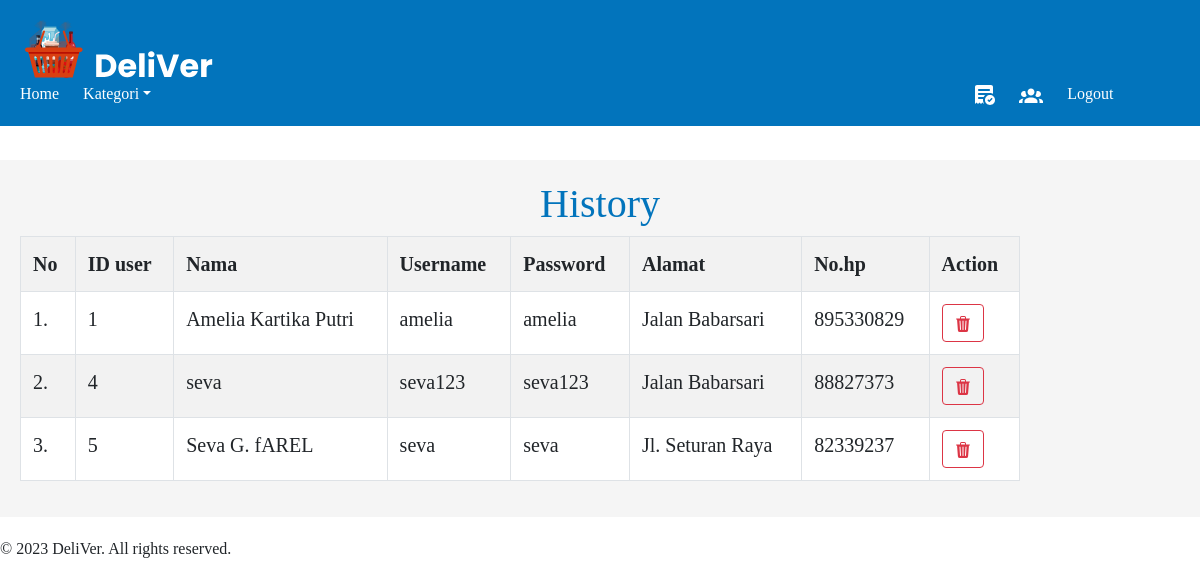
The page /user_admin.php (signed in) on the database its author committed.
### tables this page shows
CREATE TABLE `user` (
  `id` int(11) NOT NULL,
  `username` varchar(20) NOT NULL,
  `password` varchar(20) NOT NULL,
  `nama` varchar(20) DEFAULT NULL,
  `no_hp` int(20) DEFAULT NULL,
  `alamat` varchar(20) DEFAULT NULL
);

### user_admin.php (the view, shortened to what this page needs)
<?php
include 'koneksi.php';
?>
<!DOCTYPE html>
<html lang="en">
<head>
    <link href="https://cdn.jsdelivr.net/npm/bootstrap@5.3.0/dist/css/bootstrap.min.css" rel="stylesheet">
    <link rel="stylesheet" href="https://stackpath.bootstrapcdn.com/bootstrap/4.5.2/css/bootstrap.min.css">
    <link rel="stylesheet" type="text/css" href="styles.css">
</head>
<body>
    <header>
        <nav class="navbar fixed-top" style="background-color: #0274BC; padding: 20px;">
            <ul>
                <img src="img/logo.svg" alt="Logo DeliVer" style="text-align: left;">
            </ul>
            <ul>
                <li><a href="homepage_admin.php">Home</a></li>
                <li class="dropdown"><a href="shop_admin.php" class=" dropdown-toggle" data-bs-toggle="dropdown" aria-expanded="false">Kategori</a>
                </li>
                    <li style="margin-left: 800px;"> <a href="history_admin.php">
            <img src="img/history.svg" alt="history">
          </a></li>
          <li> <a href="user_admin.php">
            <img src="img/accounts.svg" alt="user_admin">
          </a></li>
                <li><a href="logout.php">Logout</a></li>
            </ul>
        </nav>
    </header>
    <section id="promo">
        <h1 class="text-center" style="color:#0274BC" ;>History</h1>
        <table class="table table-bordered table-striped table-hover">
            <tr>
                <th>No</th>
                <th>ID user</th>
                <th>Nama</th>
                <th>Username</th>
                <th>Password</th>
                <th>Alamat</th>
                <th>No.hp</th>
                <th>Action</th>
            </tr>
            <?php
           $dataUser = $konek->query("SELECT * FROM `user`");
            $i = 1;
            if ($dataUser->num_rows > 0) {
                while ($value = $dataUser->fetch_assoc()) {
            ?>
                    <tr class="product-row">
                        <td><?php echo $i ?>.</td>
                        <td class="id"><?php echo $value['id'] ?></td>
                        <td class="id_user"><?php echo $value['nama'] ?></td>
                        <td class="nama"><?php echo $value['username'] ?></td>
                        <td class="alamat"><?php echo $value['password'] ?></td>
                        <td> <?= $value['alamat'] ?></td>
                        <td class="tanggal"><?php echo $value['no_hp']; ?></td>
                        <td><a href="hapus_user.php?id=<?= $value['id'] ?>"class="btn btn-outline-danger" onclick="return confirm('Yakin Untuk Menghapus?');"></a></td>
                <?php
                    $i++;
                }
            }
                ?>
                    </tr>
        </table>
    </section>
    <footer style="position: absolute;"> &copy; 2023 DeliVer. All rights reserved.</footer>
</body>
</html>

### styles.css (style rules this page uses)
body { font-family: Poppins; margin: 0; padding: 0; }
header { background-color: #fff; color: #fff; padding: 80px; }
nav ul { list-style-type: none; margin: 0; padding: 0; }
nav li { display: inline-block; margin-right: 20px; }
nav li a { color: #fff; text-decoration: none; }
#promo { background-color: #f5f5f5; padding: 20px; margin-bottom: 20px; }
h1 { text-align: left; }
table { max-width: 1000px; border-collapse: collapse; }
th { color: black; font-size: 20px; padding: 10px; border: 1px solid #ccc; }
td { color: black; font-size: 20px; padding: 10px; border: 1px solid #ccc; }

### rows shown on the page
user: id "1", nama "Amelia Kartika Putri", username "amelia", password "amelia", alamat "Jalan Babarsari", no_hp "895330829"
user: id "4", nama "seva", username "seva123", password "seva123", alamat "Jalan Babarsari", no_hp "88827373"
user: id "5", nama "Seva G. fAREL", username "seva", password "seva", alamat "Jl. Seturan Raya", no_hp "82339237"
